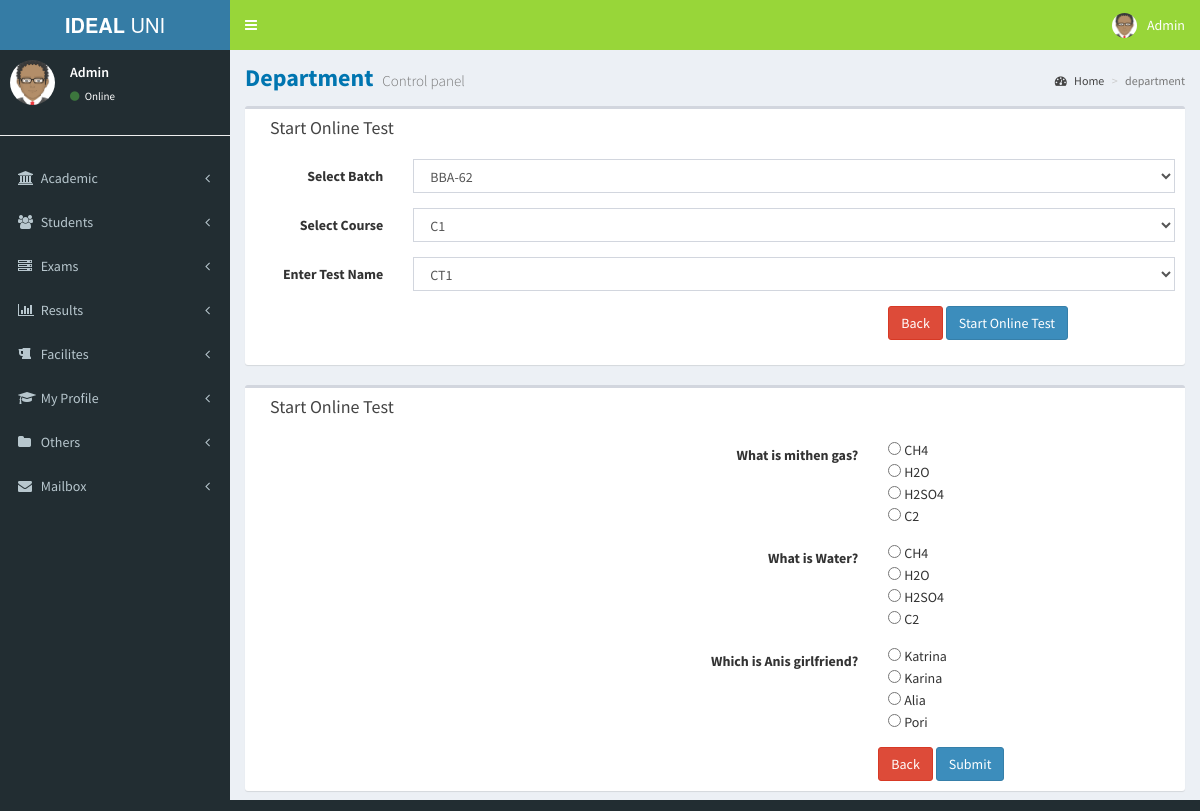
The app's page /onlineTest.php (signed in) with its own data.
### tables this page shows
CREATE TABLE `onlinequestion` (
  `id` int(11) NOT NULL,
  `onlinetest_id` int(11) NOT NULL,
  `question` text NOT NULL,
  `choice1` text NOT NULL,
  `choice2` text NOT NULL,
  `choice3` text NOT NULL,
  `choice4` text NOT NULL,
  `correctans` text NOT NULL
);

### config.php (called while the page is built, shortened)
<?php
if (isset($_SESSION['LOGIN_NAME'])) {
    $LOGIN_TYPE = $_SESSION['LOGIN_TYPE'];
} else {
    header("Location:login.php");
}
?>

### onlineTest.php (the view, shortened to what this page needs)
<?php
include("header.php");
include("leftsidebar.php");
?>
<div class="content-wrapper">
    <section class="content-header">
        <h1>
            Department
            <small>Control panel</small>
        </h1>
        <ol class="breadcrumb">
            <li><a href="#"><i class="fa fa-dashboard"></i> Home</a></li>
            <li class="active">department</li>
        </ol>
    </section>
    <section class="content">
        <div class="box col-xs-12">
            <div class="box-header">
                <h3 class="box-title ng-binding">Start Online Test</h3>
            </div>
            <div class="box-body">
                <div class="row">
                    <form name="form1" method="post" action="addTest.php" class="form-horizontal ">
                        <div class="form-group">
                            <label class="col-sm-2 control-label ng-binding">Select Batch</label>
                            <div class="col-sm-10">
                                <select name="batch" class="form-control">
                                    <?php
                                    $sql = "SELECT * FROM class ORDER BY classname";
                                    $result = $conn->query($sql);
                                    if ($result->num_rows > 0) {
                                        while ($row = $result->fetch_assoc()) {
                                            ?>
                                            <option value="<?= $row['classname']; ?>"><?= $row['classname']; ?></option>
                                            <?php
                                        }
                                    }
                                    ?>
                                </select>
                            </div>
                        </div>
                        <div class="form-group">
                            <label class="col-sm-2 control-label ng-binding">Select Course</label>
                            <div class="col-sm-10">
                                <select name="course" class="form-control">
                                    <?php
                                    if ($LOGIN_TYPE == "teacher") {
                                        $sql = "SELECT * FROM subject where subjectname='$LOGIN_SUBJECT' ORDER BY subjectname";
                                    } else {
                                        $sql = "SELECT * FROM subject ORDER BY subjectname";
                                    }
                                    $result = $conn->query($sql);
                                    if ($result->num_rows > 0) {
                                        while ($row = $result->fetch_assoc()) {
                                            ?>
                                            <option value="<?= $row['subjectname']; ?>"><?= $row['subjectname']; ?></option>
                                            <?php
                                        }
                                    }
                                    ?>
                                </select>
                            </div>
                        </div>
                        <div class="form-group">
                            <label class="col-sm-2 control-label ng-binding"> Enter Test Name </label>
                            <div class="col-sm-10">
                                <select name="testname" class="form-control">
                                    <option value="ct1">CT1</option>
                                </select>
                            </div>
                        </div>
                        <div class="form-group">
                            <div class="col-md-offset-8 col-md-4">
                                <a href="onlineTest.php" class="btn btn-danger" >Back</a>
                                <input type="submit" name="submit"  value="Start Online Test" class="btn btn-primary" >
                            </div>
                        </div>
                    </form>
                </div>
            </div>
        </div>
    </section>
    <section class="content">
        <div class="box col-xs-12">
            <div class="box-header">
                <h3 class="box-title ng-binding">Start Online Test</h3>
            </div>
            <div class="box-body">
                <div class="row">
                    <form name="form1" method="post" action="addTest.php" class="form-horizontal ">
                        <?php
                        $sql = "SELECT * FROM onlinequestion where onlinetest_id=2";
                        $result = $conn->query($sql);
                        if ($result->num_rows > 0) {
                            while ($row = $result->fetch_assoc()) {
                                ?>
                                <div class="form-group">
                                    <label class="col-sm-8 control-label ng-binding"><?= $row['question']; ?></label>
                                    <div class="col-sm-4">
                                        <input type="radio"  name="qustion<?= $row['id']; ?>" value="<?= $row['choice1']; ?>" > <?= $row['choice1']; ?><br>
                                        <input type="radio"  name="qustion<?= $row['id']; ?>" value="<?= $row['choice2']; ?>" > <?= $row['choice2']; ?><br>
                                        <input type="radio"  name="qustion<?= $row['id']; ?>" value="<?= $row['choice3']; ?>" > <?= $row['choice3']; ?><br>
                                        <input type="radio"  name="qustion<?= $row['id']; ?>" value="<?= $row['choice4']; ?>" > <?= $row['choice4']; ?><br>
                                    </div>
                                </div>
                                <?php
                            }
                        }
                        ?>
                </div>
                <div class="form-group">
                    <div class="col-md-offset-8 col-md-4">
                        <a href="onlineTest.php" class="btn btn-danger" >Back</a>
                        <input type="submit" name="submit"  value="Submit" class="btn btn-primary" >
                    </div>
                </div>
            </div>
        </div>
</div>
</div>
<?php
include("footer.php");
?>

### records on screen
onlinequestion: question "What is mithen gas?", choice1 "CH4", choice2 "H2O", choice3 "H2SO4", choice4 "C2"
onlinequestion: question "What is Water?", choice1 "CH4", choice2 "H2O", choice3 "H2SO4", choice4 "C2"
onlinequestion: question "Which is Anis girlfriend?", choice1 "Katrina", choice2 "Karina", choice3 "Alia", choice4 "Pori"

### other values on screen
$LOGIN_NAME "Admin"
form field batch "BBA-62"
form field course "C1"
